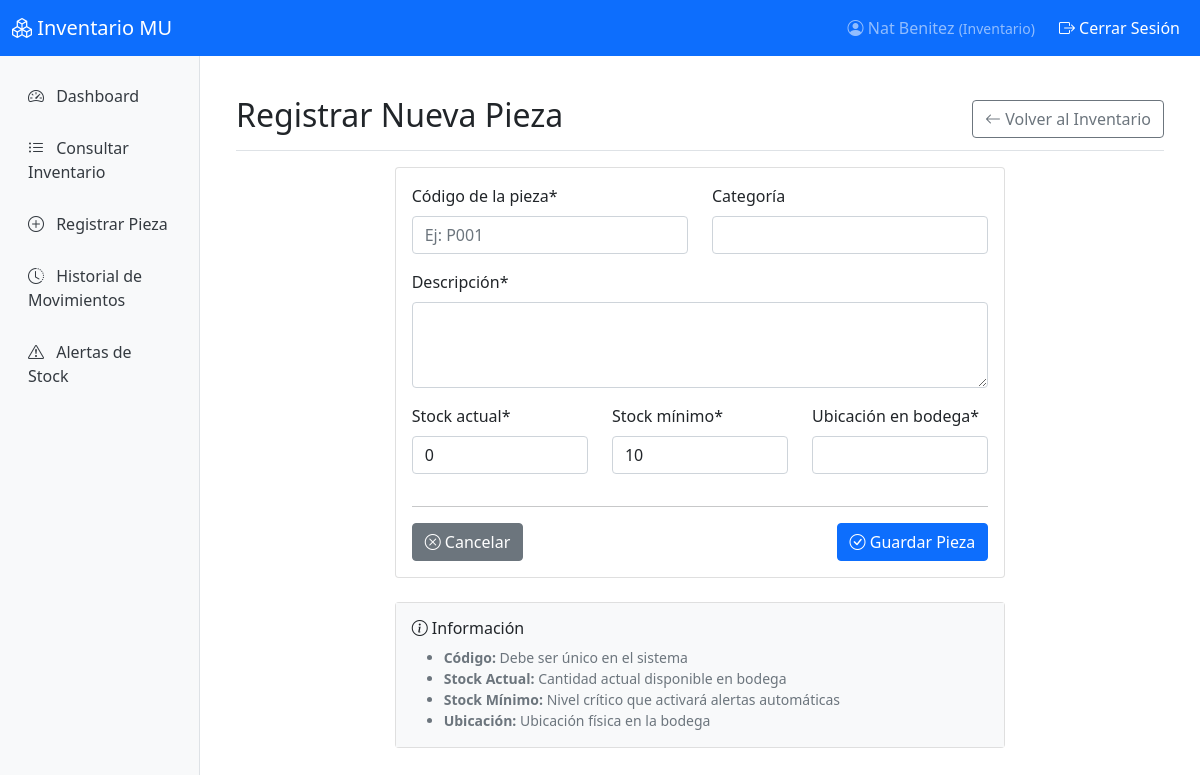
Page /inventario/crear/ (signed in) on the earlier database version.
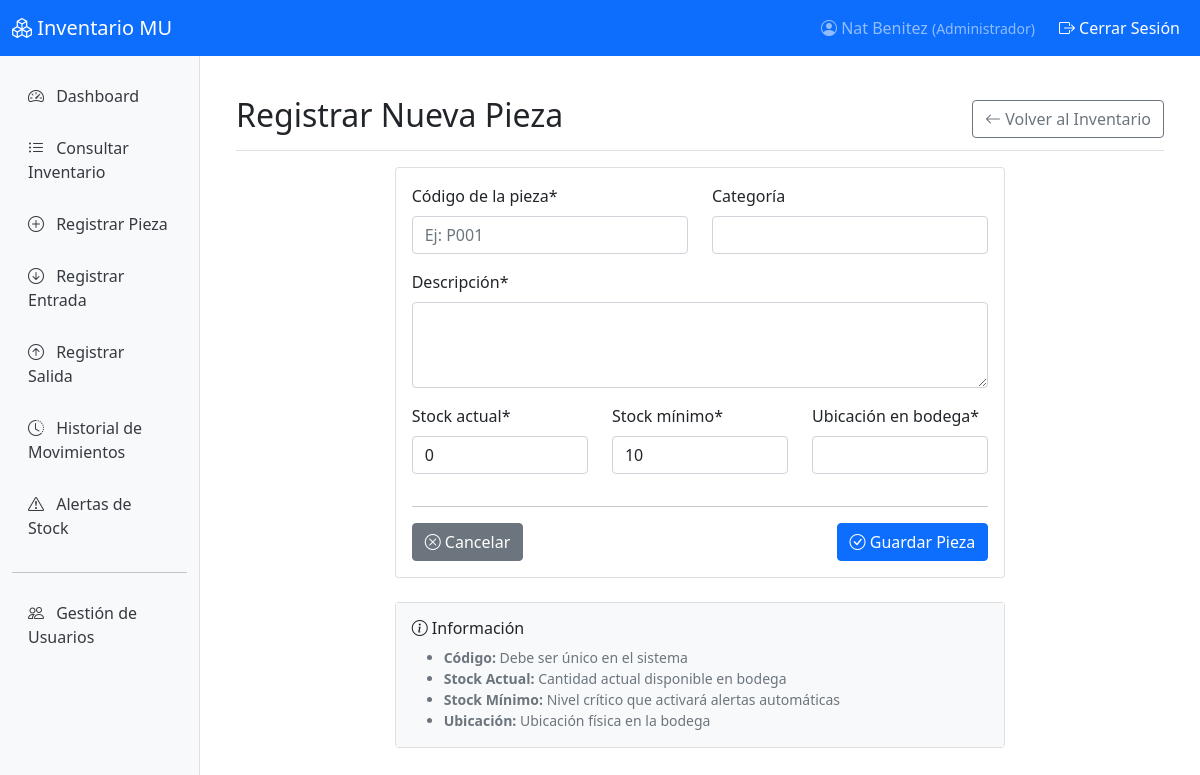
Same page on the later database version.
### usuarios/models.py (models this page shows, shortened)
class Usuario(AbstractUser):
    PERFILES_CHOICES = [
        ('administrador', 'Administrador'),
        ('logistica', 'Logística'),
        ('inventario', 'Inventario'),
        ('auditor', 'Auditor'),
        ('comprador', 'Comprador'),
        ('produccion', 'Jefe de Producción'),
    ]
    perfil = models.CharField(
        max_length=20,
        choices=PERFILES_CHOICES,
        default='inventario',
        verbose_name='Perfil de acceso'
    )
    class Meta:
        verbose_name = 'Usuario'
        verbose_name_plural = 'Usuarios'

### inventario/views.py (the view)
# urls.py: path('crear/', views.crear_pieza, name='crear_pieza'),
@user_passes_test(es_gestor_o_admin)
def crear_pieza(request):
    if request.method == 'POST':
        form = PiezaForm(request.POST)
        if form.is_valid():
            pieza = form.save()
            messages.success(request, f'Pieza {pieza.codigo} creada exitosamente.')
            return redirect('lista_piezas')
    else:
        form = PiezaForm()
    return render(request, 'inventario/form.html', {
        'form': form,
        'titulo': 'Registrar Nueva Pieza'
    })

### inventario/forms.py (shortened to what this page needs)
class PiezaForm(forms.ModelForm):
    class Meta:
        model = Pieza
        fields = ('codigo', 'descripcion', 'stock_actual', 'stock_minimo', 'ubicacion', 'categoria')
        labels = {
            'codigo': 'Código de la pieza',
            'descripcion': 'Descripción',
            'stock_actual': 'Stock actual',
            'stock_minimo': 'Stock mínimo',
            'ubicacion': 'Ubicación en bodega',
            'categoria': 'Categoría'
        }
        widgets = {
            'descripcion': forms.Textarea(attrs={'rows': 3}),
        }
    def __init__(self, *args, **kwargs):
        super().__init__(*args, **kwargs)
        for field in self.fields.values():
            field.widget.attrs.update({'class': 'form-control'})
        self.fields['codigo'].widget.attrs.update({'placeholder': 'Ej: P001'})
        self.fields['stock_actual'].widget.attrs.update({'min': '0'})
        self.fields['stock_minimo'].widget.attrs.update({'min': '1'})

### inventario/views.py (called while the page is built)
def es_gestor_o_admin(user):
    return user.is_authenticated and user.perfil in ['administrador', 'inventario', 'logistica']

### templates/inventario/form.html (shortened to what this page needs)
{% extends 'base.html' %}
{% load crispy_forms_tags %}
{% block content %}
<div class="d-flex justify-content-between flex-wrap flex-md-nowrap align-items-center pt-3 pb-2 mb-3 border-bottom">
    <h1 class="h2">{{ titulo }}</h1>
    <a href="{% url 'lista_piezas' %}" class="btn btn-outline-secondary">
        <i class="bi bi-arrow-left"></i> Volver al Inventario
    </a>
</div>
<div class="row justify-content-center">
    <div class="col-md-8">
        <div class="card">
            <div class="card-body">
                <form method="post">
                    <div class="row">
                        <div class="col-md-6">
                            {{ form.codigo|as_crispy_field }}
                        </div>
                        <div class="col-md-6">
                            {{ form.categoria|as_crispy_field }}
                        </div>
                    </div>
                    <div class="mb-3">
                        {{ form.descripcion|as_crispy_field }}
                    </div>
                    <div class="row">
                        <div class="col-md-4">
                            {{ form.stock_actual|as_crispy_field }}
                        </div>
                        <div class="col-md-4">
                            {{ form.stock_minimo|as_crispy_field }}
                        </div>
                        <div class="col-md-4">
                            {{ form.ubicacion|as_crispy_field }}
                        </div>
                    </div>
                    <hr>
                    <div class="d-flex justify-content-between">
                        <a href="{% url 'lista_piezas' %}" class="btn btn-secondary">
                            <i class="bi bi-x-circle"></i> Cancelar
                        </a>
                        <button type="submit" class="btn btn-primary">
                            <i class="bi bi-check-circle"></i> Guardar Pieza
                        </button>
                    </div>
                </form>
            </div>
        </div>
        <div class="card mt-4">
            <div class="card-body bg-light">
                <h6><i class="bi bi-info-circle"></i> Información</h6>
                <ul class="mb-0 small text-muted">
                    <li><strong>Código:</strong> Debe ser único en el sistema</li>
                    <li><strong>Stock Actual:</strong> Cantidad actual disponible en bodega</li>
                    <li><strong>Stock Mínimo:</strong> Nivel crítico que activará alertas automáticas</li>
                    <li><strong>Ubicación:</strong> Ubicación física en la bodega</li>
                </ul>
            </div>
        </div>
    </div>
</div>
{% endblock %}

### templates/base.html (shortened to what the changed rows need)
{% load static %}
<!DOCTYPE html>
<html lang="es">
<head>
    <link href="https://cdn.jsdelivr.net/npm/bootstrap@5.1.3/dist/css/bootstrap.min.css" rel="stylesheet">
    <link href="https://cdn.jsdelivr.net/npm/bootstrap-icons@1.7.2/font/bootstrap-icons.css" rel="stylesheet">
    <link href="{% static 'css/inventario.css' %}" rel="stylesheet">
</head>
<body>
    <nav class="navbar navbar-expand-lg navbar-dark bg-primary">
        <div class="container-fluid">
            <div class="navbar-nav ms-auto">
                {% if user.is_authenticated %}
                    <span class="navbar-text me-3">
                        <i class="bi bi-person-circle"></i>
                        {{ user.get_full_name|default:user.username }}
                        <small>({{ user.get_perfil_display }})</small>
                    </span>
                    <form method="post" action="{% url 'logout' %}" class="d-inline">
                        <button type="submit" class="nav-link btn btn-link text-white border-0">
                            <i class="bi bi-box-arrow-right"></i> Cerrar Sesión
                        </button>
                    </form>
                {% endif %}
            </div>
        </div>
    </nav>
    <div class="container-fluid">
        <div class="row">
            {% if user.is_authenticated %}
            <div class="col-md-3 col-lg-2 sidebar">
                <ul class="nav flex-column">
                    <li class="nav-item">
                        <a class="nav-link" href="{% url 'dashboard' %}">
                        </a>
                    </li>
                    <li class="nav-item">
                        <a class="nav-link" href="{% url 'lista_piezas' %}">
                        </a>
                    </li>
                    {% if user.perfil in 'administrador,inventario,logistica' %}
                    <li class="nav-item">
                        <a class="nav-link" href="{% url 'crear_pieza' %}">
                        </a>
                    </li>
                    {% endif %}
                    {% if user.perfil in 'administrador,logistica' %}
                    <li class="nav-item">
                        <a class="nav-link" href="{% url 'registrar_entrada' %}">
                            <i class="bi bi-arrow-down-circle"></i> Registrar Entrada
                        </a>
                    </li>
                    <li class="nav-item">
                        <a class="nav-link" href="{% url 'registrar_salida' %}">
                            <i class="bi bi-arrow-up-circle"></i> Registrar Salida
                        </a>
                    </li>
                    {% endif %}
                    <li class="nav-item">
                        <a class="nav-link" href="{% url 'historial_movimientos' %}">
                        </a>
                    </li>
                    <li class="nav-item">
                        <a class="nav-link" href="{% url 'alertas_stock' %}">
                        </a>
                    </li>
                    {% if user.perfil == 'administrador' %}
                    <hr>
                    <li class="nav-item">
                        <a class="nav-link" href="{% url 'lista_usuarios' %}">
                            <i class="bi bi-people"></i> Gestión de Usuarios
                        </a>
                    </li>
                    {% endif %}
                </ul>
            </div>
            <div class="col-md-9 col-lg-10 main-content">
                {% endif %}
                <div class="container-fluid py-4">
                    {% block content %}{% endblock %}
                </div>
                {% if user.is_authenticated %}
            </div>
        </div>
    </div>
    {% endif %}
</body>
</html>

Differences in the rows shown:
changed Usuario "Nat Benitez": perfil "Inventario" → "Administrador"
Other differences:
text now shown: "Registrar Entrada Registrar Salida Gestión de Usuarios"
